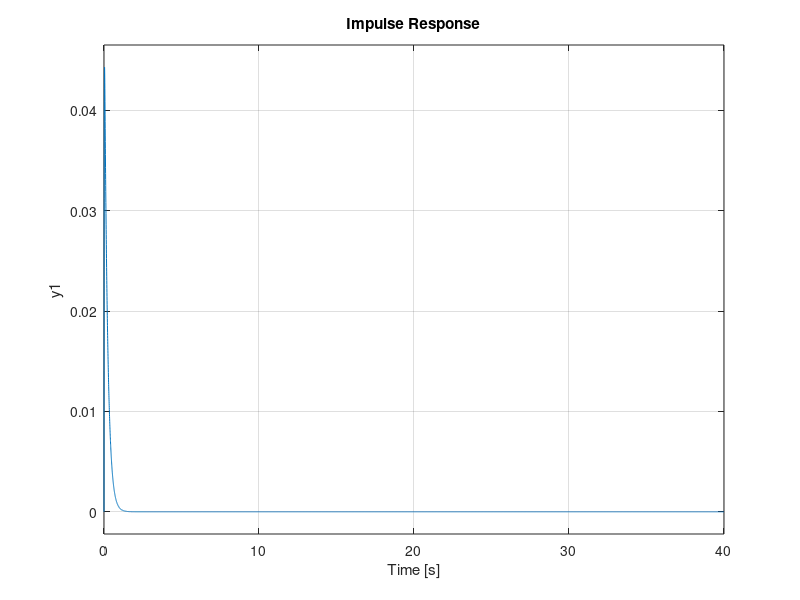

Here is the MATLAB script that generated this plot:
clc
clear
close all

s = tf('s');
M = 0.5;
m = 0.2;
b = 0.1;
J = 0.006;
g = 9.8;
l = 0.3;
q = (M + m) * (J + m * l^2)-(m * l)^2;

num1 = [m*l/q  0 ];
den1 = [1  b*(J+m*l^2)/q  -(M+m)*m*g*l/q  -b*m*g*l/q  ];
G_pend=tf(num1,den1);
Kp = 100;
Ki = 1;
Kd = 20;
C = pid(Kp,Ki,Kd);
T = feedback(G_pend,C);
P = T / (T+1);
impulse(P)